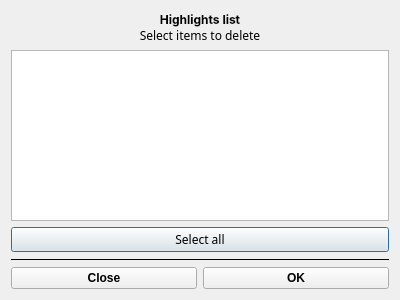
<?xml version="1.0" encoding="UTF-8"?>
<ui version="4.0">
 <class>HighlightsListDialog</class>
 <widget class="QDialog" name="HighlightsListDialog">
  <property name="geometry">
   <rect>
    <x>0</x>
    <y>0</y>
    <width>400</width>
    <height>300</height>
   </rect>
  </property>
  <property name="windowTitle">
   <string>Dialog</string>
  </property>
  <layout class="QVBoxLayout" name="verticalLayout">
   <item>
    <widget class="QLabel" name="label">
     <property name="sizePolicy">
      <sizepolicy hsizetype="Preferred" vsizetype="Maximum">
       <horstretch>0</horstretch>
       <verstretch>0</verstretch>
      </sizepolicy>
     </property>
     <property name="font">
      <font>
       <weight>50</weight>
       <bold>false</bold>
      </font>
     </property>
     <property name="text">
      <string>&lt;font face=&quot;Inter&quot;&gt;&lt;b&gt;Highlights list&lt;/b&gt;&lt;/font&gt;&lt;font face=&quot;u001&quot;&gt;&lt;br&gt;Select items to delete&lt;/br&gt;&lt;/font&gt;</string>
     </property>
     <property name="alignment">
      <set>Qt::AlignCenter</set>
     </property>
    </widget>
   </item>
   <item>
    <layout class="QGridLayout" name="gridLayout">
     <item row="1" column="0">
      <widget class="QListWidget" name="listWidget"/>
     </item>
     <item row="2" column="0">
      <widget class="QPushButton" name="selectAllBtn">
       <property name="font">
        <font>
         <family>U001</family>
        </font>
       </property>
       <property name="text">
        <string>Select all</string>
       </property>
      </widget>
     </item>
    </layout>
   </item>
   <item>
    <widget class="Line" name="line">
     <property name="frameShadow">
      <enum>QFrame::Plain</enum>
     </property>
     <property name="orientation">
      <enum>Qt::Horizontal</enum>
     </property>
    </widget>
   </item>
   <item>
    <layout class="QGridLayout" name="gridLayout_2">
     <item row="1" column="1">
      <widget class="QPushButton" name="okBtn">
       <property name="font">
        <font>
         <weight>75</weight>
         <bold>true</bold>
        </font>
       </property>
       <property name="text">
        <string>OK</string>
       </property>
      </widget>
     </item>
     <item row="1" column="0">
      <widget class="QPushButton" name="cancelBtn">
       <property name="font">
        <font>
         <weight>75</weight>
         <bold>true</bold>
        </font>
       </property>
       <property name="text">
        <string>Close</string>
       </property>
      </widget>
     </item>
    </layout>
   </item>
  </layout>
 </widget>
 <resources/>
 <connections/>
</ui>
